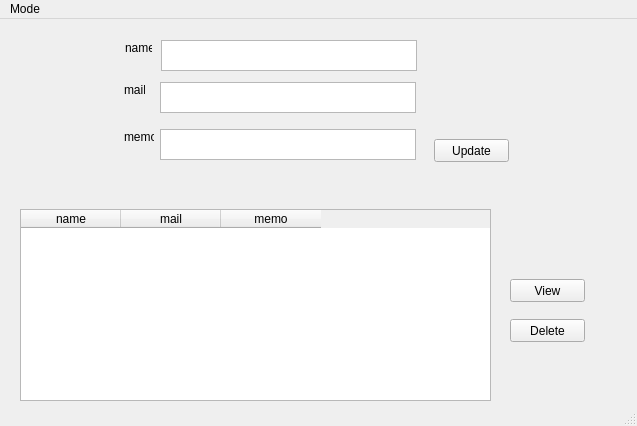
<?xml version="1.0" encoding="UTF-8"?>
<ui version="4.0">
 <class>PhoneDictionary</class>
 <widget class="QMainWindow" name="PhoneDictionary">
  <property name="geometry">
   <rect>
    <x>0</x>
    <y>0</y>
    <width>637</width>
    <height>426</height>
   </rect>
  </property>
  <property name="windowTitle">
   <string>PhoneDictionary</string>
  </property>
  <widget class="QWidget" name="centralwidget">
   <widget class="QLabel" name="label_name">
    <property name="geometry">
     <rect>
      <x>125</x>
      <y>21</y>
      <width>27</width>
      <height>16</height>
     </rect>
    </property>
    <property name="text">
     <string>name</string>
    </property>
   </widget>
   <widget class="QLabel" name="label_mail">
    <property name="geometry">
     <rect>
      <x>124</x>
      <y>63</y>
      <width>21</width>
      <height>16</height>
     </rect>
    </property>
    <property name="text">
     <string>mail</string>
    </property>
   </widget>
   <widget class="QLabel" name="label_memo">
    <property name="geometry">
     <rect>
      <x>124</x>
      <y>110</y>
      <width>30</width>
      <height>16</height>
     </rect>
    </property>
    <property name="text">
     <string>memo</string>
    </property>
   </widget>
   <widget class="QPushButton" name="pushButton_update">
    <property name="geometry">
     <rect>
      <x>434</x>
      <y>120</y>
      <width>75</width>
      <height>23</height>
     </rect>
    </property>
    <property name="text">
     <string>Update</string>
    </property>
   </widget>
   <widget class="QTableWidget" name="tableWidget">
    <property name="geometry">
     <rect>
      <x>20</x>
      <y>190</y>
      <width>471</width>
      <height>192</height>
     </rect>
    </property>
    <column>
     <property name="text">
      <string>name</string>
     </property>
    </column>
    <column>
     <property name="text">
      <string>mail</string>
     </property>
    </column>
    <column>
     <property name="text">
      <string>memo</string>
     </property>
    </column>
   </widget>
   <widget class="QPushButton" name="pushButton_delete">
    <property name="geometry">
     <rect>
      <x>510</x>
      <y>300</y>
      <width>75</width>
      <height>23</height>
     </rect>
    </property>
    <property name="text">
     <string>Delete</string>
    </property>
   </widget>
   <widget class="QTextEdit" name="textEdit_name">
    <property name="geometry">
     <rect>
      <x>161</x>
      <y>21</y>
      <width>256</width>
      <height>31</height>
     </rect>
    </property>
   </widget>
   <widget class="QTextEdit" name="textEdit_mail">
    <property name="geometry">
     <rect>
      <x>160</x>
      <y>63</y>
      <width>256</width>
      <height>31</height>
     </rect>
    </property>
   </widget>
   <widget class="QTextEdit" name="textEdit_memo">
    <property name="geometry">
     <rect>
      <x>160</x>
      <y>110</y>
      <width>256</width>
      <height>31</height>
     </rect>
    </property>
   </widget>
   <widget class="QPushButton" name="pushButton_view">
    <property name="geometry">
     <rect>
      <x>510</x>
      <y>260</y>
      <width>75</width>
      <height>23</height>
     </rect>
    </property>
    <property name="text">
     <string>View</string>
    </property>
   </widget>
  </widget>
  <widget class="QMenuBar" name="menubar">
   <property name="geometry">
    <rect>
     <x>0</x>
     <y>0</y>
     <width>637</width>
     <height>21</height>
    </rect>
   </property>
   <widget class="QMenu" name="menuMode">
    <property name="title">
     <string>Mode</string>
    </property>
    <addaction name="separator"/>
    <addaction name="actionStatic"/>
    <addaction name="actionHeap"/>
    <addaction name="actionFile"/>
    <addaction name="actionDB"/>
    <addaction name="actionExit"/>
   </widget>
   <addaction name="menuMode"/>
  </widget>
  <widget class="QStatusBar" name="statusbar"/>
  <action name="actionStatic">
   <property name="text">
    <string>Static</string>
   </property>
  </action>
  <action name="actionHeap">
   <property name="text">
    <string>Heap</string>
   </property>
  </action>
  <action name="actionFile">
   <property name="text">
    <string>File</string>
   </property>
  </action>
  <action name="actionDB">
   <property name="text">
    <string>DB</string>
   </property>
  </action>
  <action name="actionExit">
   <property name="text">
    <string>Exit</string>
   </property>
   <property name="shortcut">
    <string>Ctrl+Q</string>
   </property>
  </action>
 </widget>
 <resources/>
 <connections/>
 <slots>
  <slot>slot1()</slot>
 </slots>
</ui>
